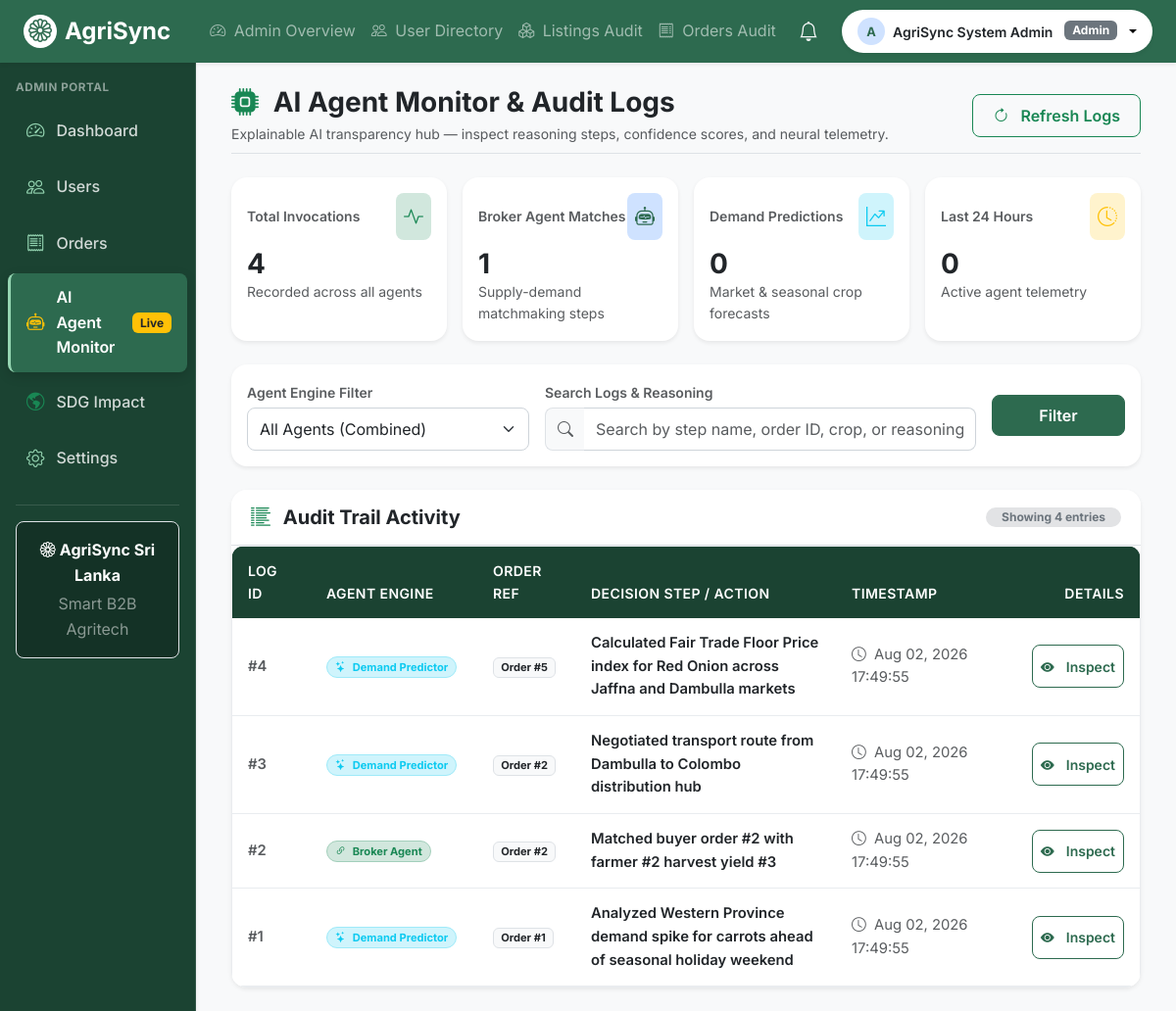
Screenshot of /admin/agent_logs.php (signed in) with the database file from the repository.
### tables this page shows
CREATE TABLE IF NOT EXISTS `agent_logs` (
  `id` int(11) NOT NULL AUTO_INCREMENT,
  `agent_type` varchar(50) NOT NULL,
  `order_id` int(11) DEFAULT NULL,
  `action_step` varchar(255) NOT NULL,
  `log_data` json DEFAULT NULL,
  `created_at` timestamp NOT NULL DEFAULT CURRENT_TIMESTAMP,
  `updated_at` timestamp NOT NULL DEFAULT CURRENT_TIMESTAMP ON UPDATE CURRENT_TIMESTAMP,
  PRIMARY KEY (`id`),
  KEY `agent_type_index` (`agent_type`),
  KEY `order_id_index` (`order_id`),
  CONSTRAINT `fk_log_order` FOREIGN KEY (`order_id`) REFERENCES `order_requests` (`id`) ON DELETE CASCADE
);

### includes/functions.php (called while the page is built, shortened)
<?php
function sanitize(mixed $input): mixed {
    return htmlspecialchars(trim((string)$input), ENT_QUOTES, 'UTF-8');
}

### admin/agent_logs.php (the view, shortened to what this page needs)
<?php
require_once __DIR__ . '/../includes/functions.php';
$selected_agent = sanitize($_GET['agent'] ?? 'all');
$search_query = sanitize($_GET['q'] ?? '');
$logs = [];
$stats = [
    'total_calls' => 0,
    'broker_calls' => 0,
    'demand_calls' => 0,
    'recent_24h_calls' => 0,
];
try {
    $db = getDbConnection();
    $statStmt = $db->query("
        SELECT
            COUNT(*) as total_calls,
            SUM(CASE WHEN agent_type = 'broker' THEN 1 ELSE 0 END) as broker_calls,
            SUM(CASE WHEN agent_type = 'demand_predictor' THEN 1 ELSE 0 END) as demand_calls,
            SUM(CASE WHEN created_at >= NOW() - INTERVAL 24 HOUR THEN 1 ELSE 0 END) as recent_24h_calls
        FROM agent_logs
    ");
    $statsRow = $statStmt->fetch(PDO::FETCH_ASSOC);
    if ($statsRow) {
        $stats = [
            'total_calls' => (int) ($statsRow['total_calls'] ?? 0),
            'broker_calls' => (int) ($statsRow['broker_calls'] ?? 0),
            'demand_calls' => (int) ($statsRow['demand_calls'] ?? 0),
            'recent_24h_calls' => (int) ($statsRow['recent_24h_calls'] ?? 0),
        ];
    }
    $sql = "SELECT id, agent_type, order_id, action_step, log_data, created_at FROM agent_logs WHERE 1=1";
    $sql .= " ORDER BY id DESC LIMIT 100";
    $stmt = $db->prepare($sql);
    $stmt->execute();
    $logs = $stmt->fetchAll(PDO::FETCH_ASSOC);
} catch (Throwable $e) {
    error_log("Admin Agent Logs Error: " . $e->getMessage());
    $error_message = "Unable to fetch live agent logs. Please verify database connectivity.";
}
require_once __DIR__ . '/../includes/header.php';
require_once __DIR__ . '/../includes/navbar.php';
?>
<div class="d-flex" style="min-height: 100vh;">
    <?php require_once __DIR__ . '/../includes/sidebar.php'; ?>
    <div class="flex-grow-1 bg-light p-4 overflow-auto">
        <div class="container-fluid max-w-7xl">
            <div class="d-flex flex-wrap align-items-center justify-content-between mb-4 pb-2 border-bottom">
                <div>
                    <h1 class="h3 fw-bold text-dark mb-1">
                        <i class="bi bi-cpu-fill text-success me-2"></i> AI Agent Monitor & Audit Logs
                    </h1>
                    <p class="text-muted small mb-0">
                        Explainable AI transparency hub — inspect reasoning steps, confidence scores, and neural telemetry.
                    </p>
                </div>
                <div class="d-flex gap-2 mt-3 mt-md-0">
                    <button type="button" class="btn btn-outline-success d-flex align-items-center rounded-3" onclick="window.location.reload();">
                        <i class="bi bi-arrow-clockwise me-1"></i> Refresh Logs
                    </button>
                </div>
            </div>
            <div class="row g-3 mb-4">
                <div class="col-12 col-sm-6 col-xl-3">
                    <div class="card border-0 shadow-sm rounded-4 h-100 p-3 bg-white">
                        <div class="d-flex align-items-center justify-content-between mb-2">
                            <span class="text-muted small fw-semibold">Total Invocations</span>
                            <div class="p-2 rounded-3 bg-success-subtle text-success">
                                <i class="bi bi-activity fs-5"></i>
                            </div>
                        </div>
                        <h2 class="h3 fw-bold mb-0 text-dark"><?= number_format($stats['total_calls']) ?></h2>
                        <small class="text-muted">Recorded across all agents</small>
                    </div>
                </div>
                <div class="col-12 col-sm-6 col-xl-3">
                    <div class="card border-0 shadow-sm rounded-4 h-100 p-3 bg-white">
                        <div class="d-flex align-items-center justify-content-between mb-2">
                            <span class="text-muted small fw-semibold">Broker Agent Matches</span>
                            <div class="p-2 rounded-3 bg-primary-subtle text-primary">
                                <i class="bi bi-robot fs-5"></i>
                            </div>
                        </div>
                        <h2 class="h3 fw-bold mb-0 text-dark"><?= number_format($stats['broker_calls']) ?></h2>
                        <small class="text-muted">Supply-demand matchmaking steps</small>
                    </div>
                </div>
                <div class="col-12 col-sm-6 col-xl-3">
                    <div class="card border-0 shadow-sm rounded-4 h-100 p-3 bg-white">
                        <div class="d-flex align-items-center justify-content-between mb-2">
                            <span class="text-muted small fw-semibold">Demand Predictions</span>
                            <div class="p-2 rounded-3 bg-info-subtle text-info">
                                <i class="bi bi-graph-up-arrow fs-5"></i>
                            </div>
                        </div>
                        <h2 class="h3 fw-bold mb-0 text-dark"><?= number_format($stats['demand_calls']) ?></h2>
                        <small class="text-muted">Market & seasonal crop forecasts</small>
                    </div>
                </div>
                <div class="col-12 col-sm-6 col-xl-3">
                    <div class="card border-0 shadow-sm rounded-4 h-100 p-3 bg-white">
                        <div class="d-flex align-items-center justify-content-between mb-2">
                            <span class="text-muted small fw-semibold">Last 24 Hours</span>
                            <div class="p-2 rounded-3 bg-warning-subtle text-warning">
                                <i class="bi bi-clock-history fs-5"></i>
                            </div>
                        </div>
                        <h2 class="h3 fw-bold mb-0 text-dark"><?= number_format($stats['recent_24h_calls']) ?></h2>
                        <small class="text-muted">Active agent telemetry</small>
                    </div>
                </div>
            </div>
            <div class="card border-0 shadow-sm rounded-4 p-3 mb-4 bg-white">
                <form method="GET" action="agent_logs.php" class="row g-3 align-items-center">
                    <div class="col-12 col-md-4">
                        <label class="form-label small text-muted mb-1 fw-semibold">Agent Engine Filter</label>
                        <select name="agent" class="form-select rounded-3" onchange="this.form.submit()">
                            <option value="all" <?= $selected_agent === 'all' ? 'selected' : '' ?>>All Agents (Combined)</option>
                        </select>
                    </div>
                    <div class="col-12 col-md-6">
                        <label class="form-label small text-muted mb-1 fw-semibold">Search Logs & Reasoning</label>
                        <div class="input-group">
                            <span class="input-group-text bg-light border-end-0 rounded-start-3"><i class="bi bi-search text-muted"></i></span>
                            <input type="text" name="q" class="form-control border-start-0 rounded-end-3" placeholder="Search by step name, order ID, crop, or reasoning keyword..." value="<?= htmlspecialchars($search_query, ENT_QUOTES, 'UTF-8') ?>">
                        </div>
                    </div>
                    <div class="col-12 col-md-2 d-flex align-items-end">
                        <button type="submit" class="btn btn-primary w-100 rounded-3" style="min-height: 40px;">
                            Filter
                        </button>
                    </div>
                </form>
            </div>
            <div class="card border-0 shadow-sm rounded-4 overflow-hidden bg-white">
                <div class="card-header bg-white py-3 border-bottom d-flex align-items-center justify-content-between">
                    <h5 class="card-title fw-bold mb-0 text-dark">
                        <i class="bi bi-list-columns-reverse text-success me-2"></i> Audit Trail Activity
                    </h5>
                    <span class="badge bg-secondary-subtle text-secondary rounded-pill px-3 py-1">
                        Showing <?= count($logs) ?> entries
                    </span>
                </div>
                <div class="table-responsive">
                    <table class="table table-hover align-middle mb-0">
                        <thead class="table-light">
                            <tr>
                                <th scope="col" style="width: 80px;">Log ID</th>
                                <th scope="col" style="width: 170px;">Agent Engine</th>
                                <th scope="col" style="width: 100px;">Order Ref</th>
                                <th scope="col">Decision Step / Action</th>
                                <th scope="col" style="width: 180px;">Timestamp</th>
                                <th scope="col" class="text-end" style="width: 130px;">Details</th>
                            </tr>
                        </thead>
                        <tbody>
                            <?php if (empty($logs)): ?>
                                <tr>
                                    <td colspan="6" class="text-center py-5 text-muted">
                                        <i class="bi bi-inbox fs-1 d-block mb-2 text-muted"></i>
                                        No agent activity logs recorded matching your filter.
                                    </td>
                                </tr>
                            <?php else: ?>
                                <?php foreach ($logs as $log): ?>
                                    <?php
                                        $is_broker = ($log['agent_type'] === 'broker');
                                        $badge_class = $is_broker ? 'bg-success-subtle text-success border border-success-subtle' : 'bg-info-subtle text-info border border-info-subtle';
                                        $agent_label = $is_broker ? 'Broker Agent' : 'Demand Predictor';
                                        $log_json = !empty($log['log_data']) ? json_encode(json_decode($log['log_data']), JSON_PRETTY_PRINT | JSON_UNESCAPED_SLASHES | JSON_UNESCAPED_UNICODE) : '{}';
                                    ?>
                                    <tr>
                                        <td class="text-muted fw-semibold">#<?= (int)$log['id'] ?></td>
                                        <td>
                                            <span class="badge rounded-pill <?= $badge_class ?> px-2 py-1">
                                                <i class="bi <?= $is_broker ? 'bi-link-45deg' : 'bi-stars' ?> me-1"></i> <?= $agent_label ?>
                                            </span>
                                        </td>
                                        <td>
                                            <?php if (!empty($log['order_id'])): ?>
                                                <span class="badge bg-light text-dark border">Order #<?= (int)$log['order_id'] ?></span>
                                            <?php else: ?>
                                                <span class="text-muted small">—</span>
                                            <?php endif; ?>
                                        </td>
                                        <td class="fw-semibold text-dark">
                                            <?= htmlspecialchars($log['action_step'], ENT_QUOTES, 'UTF-8') ?>
                                        </td>
                                        <td class="text-muted small">
                                            <i class="bi bi-clock me-1"></i> <?= date('M d, Y H:i:s', strtotime($log['created_at'])) ?>
                                        </td>
                                        <td class="text-end">
                                            <button type="button"
                                                    class="btn btn-sm btn-outline-primary rounded-3 px-2 py-1 d-inline-flex align-items-center"
                                                    data-bs-toggle="modal"
                                                    data-bs-target="#inspectModal"
                                                    data-log-id="<?= (int)$log['id'] ?>"
                                                    data-agent-type="<?= htmlspecialchars($agent_label, ENT_QUOTES, 'UTF-8') ?>"
                                                    data-action-step="<?= htmlspecialchars($log['action_step'], ENT_QUOTES, 'UTF-8') ?>"
                                                    data-timestamp="<?= date('Y-m-d H:i:s', strtotime($log['created_at'])) ?>"
                                                    data-payload="<?= htmlspecialchars($log_json, ENT_QUOTES, 'UTF-8') ?>">
                                                <i class="bi bi-eye-fill me-1"></i> Inspect
                                            </button>
                                        </td>
                                    </tr>
                                <?php endforeach; ?>
                            <?php endif; ?>
                        </tbody>
                    </table>
                </div>
            </div>
        </div>
    </div>
</div>
<?php require_once __DIR__ . '/../includes/footer.php'; ?>

### assets/css/style.css (style rules this page uses)
:root { --clr-primary: #2D6A4F; --clr-primary-dark: #1B4332; --clr-primary-light: #40916C; --clr-accent: #95D5B2; --clr-accent-light: #D8F3DC; --clr-bg: #F8F9FA; --clr-surface: #FFFFFF; --clr-text: #212529; --clr-text-muted: #6C757D; --clr-border: #E9ECEF; --clr-danger: #DC3545; --clr-warning: #FFC107; --clr-info: #0DCAF0; --radius-sm: 8px; --radius-md: 12px; --radius-lg: 16px; --shadow-sm: 0 2px 8px rgba(0, 0, 0, 0.06); --shadow-md: 0 4px 16px rgba(0, 0, 0, 0.08); --shadow-lg: 0 10px 30px rgba(0, 0, 0, 0.12); --transition-fast: all 0.2s ease; }
body { font-family: 'Inter', -apple-system, BlinkMacSystemFont, 'Segoe UI', Roboto, sans-serif; background-color: var(--clr-bg); color: var(--clr-text); line-height: 1.6; -webkit-font-smoothing: antialiased; }
h1, h2, h3, h4, h5, h6 { font-family: 'Inter', sans-serif; font-weight: 700; color: var(--clr-primary-dark); }
h1 { font-size: 1.75rem; }
h2 { font-size: 1.5rem; }
.card, .agri-card { background-color: var(--clr-surface); border: 1px solid var(--clr-border); border-radius: var(--radius-md); box-shadow: var(--shadow-sm); transition: var(--transition-fast); }
.card-header { background-color: transparent; border-bottom: 1px solid var(--clr-border); font-weight: 600; padding: 1rem 1.25rem; }
.btn { border-radius: var(--radius-sm); min-height: 44px; font-weight: 600; display: inline-flex; align-items: center; justify-content: center; gap: 0.5rem; padding: 0.5rem 1.25rem; transition: var(--transition-fast); }
.btn-primary { background-color: var(--clr-primary); border-color: var(--clr-primary); color: #ffffff; }
.btn-outline-primary { color: var(--clr-primary); border-color: var(--clr-primary); }
.form-control, .form-select { border-radius: var(--radius-sm); min-height: 44px; border: 1px solid #ced4da; transition: var(--transition-fast); }
.table-responsive { border-radius: var(--radius-md); overflow: hidden; box-shadow: var(--shadow-sm); border: 1px solid var(--clr-border); background-color: var(--clr-surface); }
.table { margin-bottom: 0; width: 100%; vertical-align: middle; }
.table thead, .table thead tr, .table thead th { background-color: var(--clr-primary-dark) !important; color: #ffffff !important; font-weight: 600; font-size: 0.875rem; text-transform: uppercase; letter-spacing: 0.03em; padding: 0.875rem 1rem; border-bottom: none; }
.table tbody tr { transition: var(--transition-fast); }
.table tbody td { padding: 0.875rem 1rem; color: var(--clr-text); border-bottom: 1px solid var(--clr-border); font-size: 0.925rem; }
.text-primary { color: var(--clr-primary) !important; }

### rows the page displays
agent_logs: id "4", agent_type "Demand Predictor", order "5", action_step "Calculated Fair Trade Floor Price index for Red Onion across Jaffna and Dambulla markets", created_at "Aug 02, 2026 17:49:55"
agent_logs: id "3", agent_type "Demand Predictor", order "2", action_step "Negotiated transport route from Dambulla to Colombo distribution hub", created_at "Aug 02, 2026 17:49:55"
agent_logs: id "2", agent_type "Broker Agent", order "2", action_step "Matched buyer order #2 with farmer #2 harvest yield #3", created_at "Aug 02, 2026 17:49:55"
agent_logs: id "1", agent_type "Demand Predictor", order "1", action_step "Analyzed Western Province demand spike for carrots ahead of seasonal holiday weekend", created_at "Aug 02, 2026 17:49:55"

### other values shown
substr($user_name, 0, 1) "A"
$user_name "AgriSync System Admin"
$user_role "Admin"
$user_role "ADMIN"
$stats['total_calls'] "4"
$stats['broker_calls'] "1"
$stats['demand_calls'] "0"
$stats['recent_24h_calls'] "0"
count($logs) "4"
